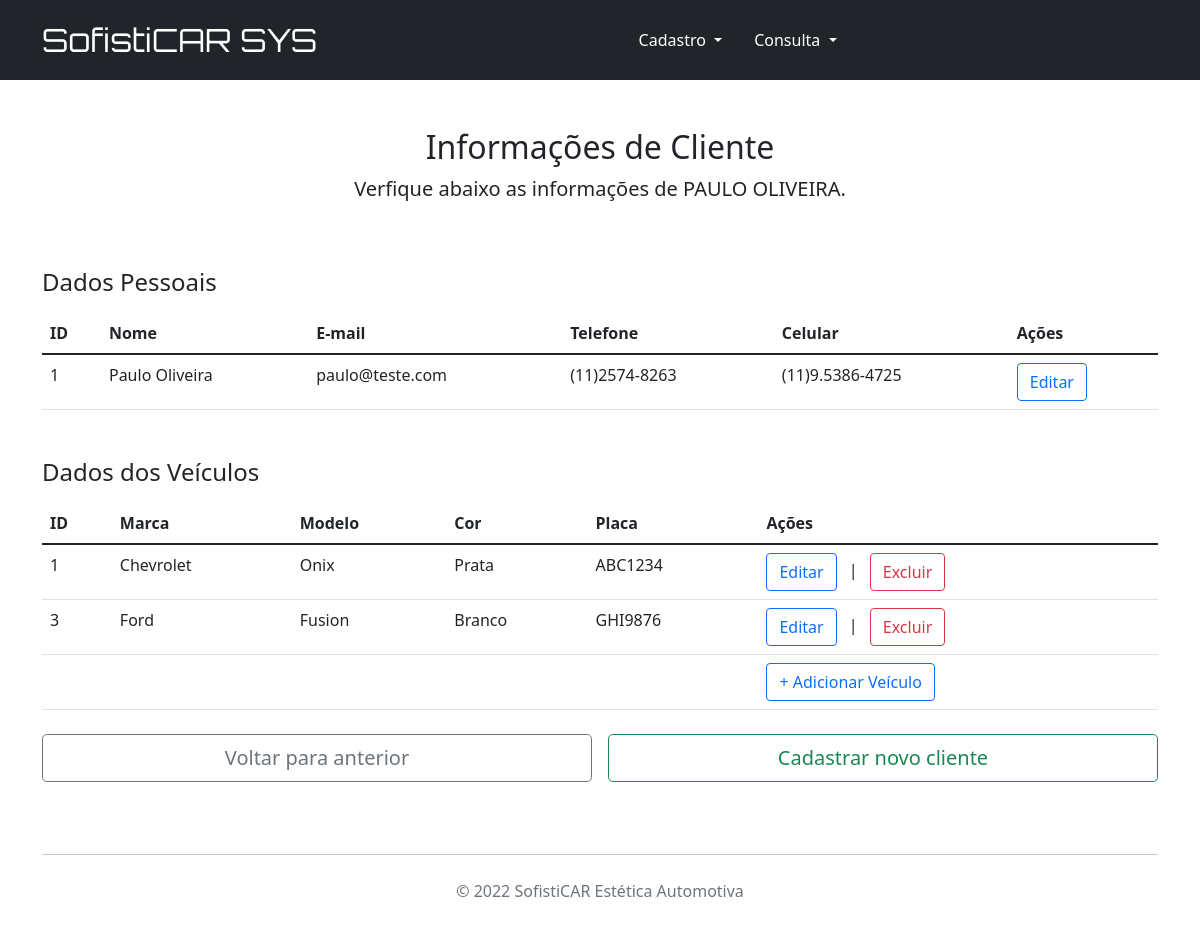
Screenshot of /info_clientes/1 with the database file from the repository.
### cadastro_clientes.py (models this page shows, shortened)
class Cliente(db.Model):
    __tablename__ = 'clientes'
    id = db.Column('ID', db.Integer, primary_key=True, autoincrement=True)
    nome = db.Column('Nome', db.String(150), nullable=False)
    email = db.Column('Email', db.String(150), nullable=False)
    telefone = db.Column('Telefone', db.String(150), nullable=False)
    celular = db.Column('Celular', db.String(150), nullable=False)
    veiculos = relationship(Veiculo, backref="clientes")

class Veiculo(db.Model):
    __tablename__ = 'veiculos'
    id = db.Column('ID', db.Integer, primary_key=True, autoincrement=True)
    marca = db.Column('Marca', db.String(150), nullable=False)
    modelo = db.Column('Modelo', db.String(150), nullable=False)
    cor = db.Column('Cor', db.String(150), nullable=False)
    placa = db.Column('Placa', db.String(150), nullable=False)
    cliente_id = db.Column(db.Integer, db.ForeignKey('clientes.ID'))
    cliente = relationship('Cliente')
    orcamentos = relationship(Orcamento, backref="veiculos")
    agendamento = relationship(Agendamento, backref='veiculos')

### cadastro_clientes.py (the view)
@app.route('/info_clientes/<int:id>')
def info_cliente(id):
    cliente = Cliente.query.get(id)
    veiculo = Veiculo.query.all()
    return render_template('info_clientes.html', cliente=cliente, veiculos=veiculo)

### templates/info_clientes.html (shortened to what this page needs)
{% extends "base.html" %}
{% block conteudo %}
<main class="container">
    <div class="py-5 text-center">
        <h2>Informações de Cliente</h2>
        <p class="lead">Verfique abaixo as informações de {{ cliente.nome.upper() }}.</p>
    </div>
    <div class="row g-5">
        <div class="col-12">
            <table class="table" action="/info_clientes/{{ cliente.id }}" method="POST">
                <h4 class="mb-3">Dados Pessoais</h4>
                <thead class="col-12">
                    <th>ID</th>
                    <th>Nome</th>
                    <th>E-mail</th>
                    <th>Telefone</th>
                    <th>Celular</th>
                    <th>Ações</th>
                </thead>
                <tbody class="col-12">
                    <tr>
                        <td>{{ cliente.id }}</td>
                        <td>{{ cliente.nome }}</td>
                        <td>{{ cliente.email }}</td>
                        <td>({{cliente.telefone[0:2]}}){{cliente.telefone[2:6]}}-{{cliente.telefone[6:11]}}</td>
                        <td>({{cliente.celular[0:2]}}){{cliente.celular[2]}}.{{cliente.celular[3:7]}}-{{cliente.celular[7:12]}}</td>
                        <td>
                            <a href="/editar_clientes/{{cliente.id}}"><button type="button" class="btn btn-outline-primary">Editar</button></a>
                        </td>
                    </tr>
                </tbody>
            </table>
            <table class="table">
                <h4 class="mb-3">Dados dos Veículos</h4>
                <thead class="col-12">
                    <th>ID</th>
                    <th>Marca</th>
                    <th>Modelo</th>
                    <th>Cor</th>
                    <th>Placa</th>
                    <th>Ações</th>
                </thead>
                <tbody class="col-12">
                    {% for veiculo in veiculos %}
                        {% if cliente.id == veiculo.cliente_id %}
                            <tr>
                                <td>{{ veiculo.id }}</td>
                                <td>{{ veiculo.marca }}</td>
                                <td>{{ veiculo.modelo }}</td>
                                <td>{{ veiculo.cor }}</td>
                                <td>{{ veiculo.placa }}</td>
                                <td>
                                    <a href="/editar_veiculo/{{veiculo.id}}"><button type="button" class="btn btn-outline-primary">Editar</button></a>
                                    <span class="p-2">|</span>
                                    <button type="button" class="btn btn-outline-danger" data-bs-toggle="modal" data-bs-target="#exampleModal{{veiculo.id}}">
                                        Excluir
                                    </button>
                                </td>
                            </tr>
                        {% endif %}
                    {% endfor %}
                    <tr>
                        <td> </td>
                        <td> </td>
                        <td> </td>
                        <td> </td>
                        <td> </td>
                        <td>
                            <a href="/veiculos/{{ cliente.id }}"><button type="button" class="btn btn-outline-primary">+ Adicionar Veículo</button></a>
                        </td>
                    </tr>
                </tbody>
            </table>
        </div>
    </div>
    <div class="row g-3">
        <div class="col-md-12 col-lg-6 p-2">
            <button class="w-100 btn btn-outline-secondary btn-lg" type="submit" name="return" onclick="history.back()">
                Voltar para anterior
            </button>
        </div>
        <div class="col-md-12 col-lg-6 p-2">
            <a href="/cadastrar_clientes">
                <button class="w-100 btn btn-outline-success btn-lg" type="submit">
                    Cadastrar novo cliente
                </button>
            </a>
        </div>
    </div>
</main>
{% endblock %}

### templates/base.html (shortened to what this page needs)
<!DOCTYPE html>
<html lang="pt-BR">
<head>
    {% block head %}
    <link href="https://cdn.jsdelivr.net/npm/bootstrap@5.1.3/dist/css/bootstrap.min.css" rel="stylesheet">
    {% endblock %}
</head>
<body>
    {% block menu_superior %}
    <header class="p-3 bg-dark text-white">
        <div class="container">
            <div class="d-flex flex-wrap align-items-center justify-content-center justify-content-lg-start">
                <a href="/" class="d-flex align-items-center my-2 my-lg-0 me-lg-auto text-white text-decoration-none" style="font-family: 'Orbitron', sans-serif; color: orange; font-size: 2em;">
                    SofistiCAR SYS
                </a>
                <ul class="nav col-12 col-lg-auto me-lg-auto mb-2 justify-content-center mb-md-0">
                <li>
                    <li>
                        <li class="nav-item dropdown">
                            <a class="nav-link dropdown-toggle text-white" href="#" id="navbarScrollingDropdown" role="button" data-bs-toggle="dropdown" aria-expanded="false">
                                Cadastro
                            </a>
                        </li>
                    </li>
                    <li class="nav-item dropdown text-white">
                        <a class="nav-link dropdown-toggle text-white" href="#" id="navbarScrollingDropdown" role="button" data-bs-toggle="dropdown" aria-expanded="false">
                            Consulta
                        </a>
                    </li>
                </li>
                </ul>
            </div>
        </div>
    </header>
    {% endblock %}
    <div id="content">{% block conteudo %}{% endblock %}</div>
    <div id="footer">
        {% block footer %}
        <div class="container">
            <footer class="py-3 my-4">
                <hr class="my-4">
                <p class="text-center text-muted ">© 2022 SofistiCAR Estética Automotiva</p>
            </footer>
        </div>
        {% endblock %}
    </div>
</body>
</html>

### rows the page displays
Cliente: nome "PAULO OLIVEIRA", id "1", nome "Paulo Oliveira", email "paulo@teste.com", Telefone "11", Telefone "2574", Telefone "8263", Celular "11", Celular "9", Celular "5386", Celular "4725"
Veiculo: id "1", marca "Chevrolet", modelo "Onix", cor "Prata", placa "ABC1234"
Veiculo: id "3", marca "Ford", modelo "Fusion", cor "Branco", placa "GHI9876"
